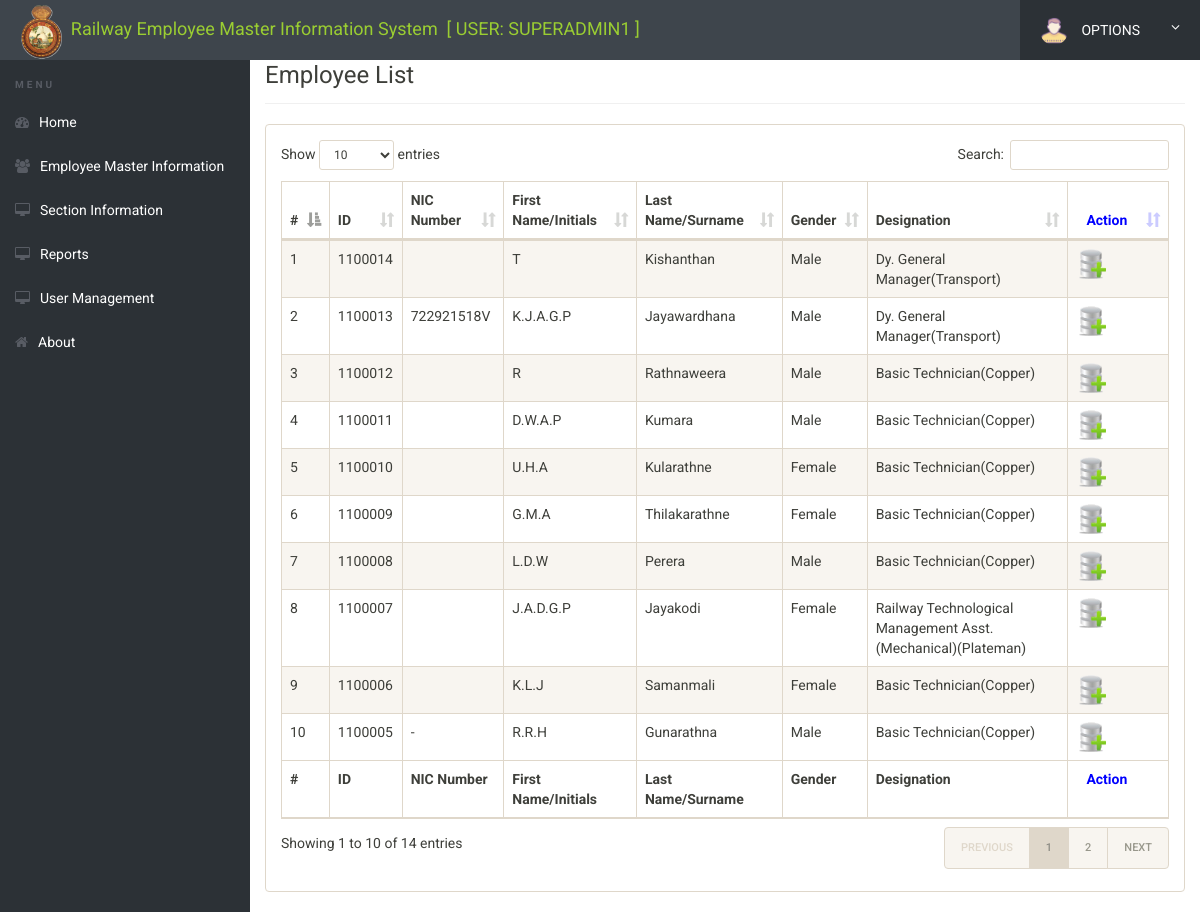
Page /manage-registration.php (signed in) on the committed database.
### tables this page shows
CREATE TABLE `employee` (
  `Id` int(11) NOT NULL AUTO_INCREMENT,
  `NICNumber` varchar(100) NOT NULL DEFAULT '0',
  `FirstName` varchar(100) NOT NULL,
  `LastName` varchar(100) NOT NULL,
  `address` varchar(100) DEFAULT NULL,
  `DateOfBirth` date NOT NULL,
  `GenderId` int(11) NOT NULL,
  `SubDepartmentId` int(11) NOT NULL,
  `SectionId` int(11) NOT NULL,
  `DesignationId` int(11) NOT NULL,
  `CabinetOfficeId` int(11) NOT NULL,
  `DesignationTypeId` int(11) NOT NULL,
  `ServiceLevelId` int(11) NOT NULL,
  `ServiceCategoryId` int(11) NOT NULL,
  `ClassGradeId` int(11) NOT NULL,
  `AppointmentDate` date NOT NULL,
  `AppointmentDateToSLR` date NOT NULL,
  `RetirementDate` date NOT NULL,
  `SalaryStructureId` int(11) NOT NULL,
  `EmployeeStatusId` int(11) NOT NULL,
  `ComputerNo` varchar(100) DEFAULT '0',
  `IsDeleted` tinyint(1) NOT NULL DEFAULT '0',
  `CreatedBy` varchar(100) NOT NULL,
  `CreatedTime` timestamp NOT NULL,
  `UpdatedBy` varchar(100) DEFAULT NULL,
  `UpdatedTime` timestamp NULL DEFAULT NULL,
  `DeletedBy` varchar(100) DEFAULT NULL,
  `DeletedTime` timestamp NULL DEFAULT NULL,
  PRIMARY KEY (`Id`),
  KEY `SubDepartmentId` (`SubDepartmentId`),
  KEY `DesignationId` (`DesignationId`),
  KEY `CabinetOfficeId` (`CabinetOfficeId`),
  KEY `ServiceCategoryId` (`ServiceCategoryId`),
  KEY `ServiceLevelId` (`ServiceLevelId`),
  KEY `ClassGradeId` (`ClassGradeId`),
  KEY `SalaryStructureId` (`SalaryStructureId`),
  KEY `EmployeeStatusId` (`EmployeeStatusId`),
  KEY `DesignationTypeId` (`DesignationTypeId`),
  KEY `GenderId` (`GenderId`),
  KEY `SectionId` (`SectionId`),
  CONSTRAINT `employee_ibfk_1` FOREIGN KEY (`SubDepartmentId`) REFERENCES `subdepartment` (`Id`),
  CONSTRAINT `employee_ibfk_10` FOREIGN KEY (`GenderId`) REFERENCES `gender` (`Id`),
  CONSTRAINT `employee_ibfk_11` FOREIGN KEY (`SectionId`) REFERENCES `section` (`Id`),
  CONSTRAINT `employee_ibfk_2` FOREIGN KEY (`DesignationId`) REFERENCES `designation` (`Id`),
  CONSTRAINT `employee_ibfk_3` FOREIGN KEY (`CabinetOfficeId`) REFERENCES `cabinetoffice` (`Id`),
  CONSTRAINT `employee_ibfk_4` FOREIGN KEY (`ServiceCategoryId`) REFERENCES `servicecategory` (`Id`),
  CONSTRAINT `employee_ibfk_5` FOREIGN KEY (`ServiceLevelId`) REFERENCES `servicelevel` (`Id`),
  CONSTRAINT `employee_ibfk_6` FOREIGN KEY (`ClassGradeId`) REFERENCES `classgrade` (`Id`),
  CONSTRAINT `employee_ibfk_7` FOREIGN KEY (`SalaryStructureId`) REFERENCES `salarystructure` (`Id`),
  CONSTRAINT `employee_ibfk_8` FOREIGN KEY (`EmployeeStatusId`) REFERENCES `employeestatus` (`Id`),
  CONSTRAINT `employee_ibfk_9` FOREIGN KEY (`DesignationTypeId`) REFERENCES `designationtype` (`Id`)
);

### manage-registration.php (the view, shortened to what this page needs)
<?php
include('includes/config.php');
?>
<!doctype html>
<html lang="en" class="no-js">
    <head>
        <link rel="stylesheet" href="css/font-awesome.min.css">
        <link rel="stylesheet" href="css/bootstrap.min.css">
        <link rel="stylesheet" href="css/dataTables.bootstrap.min.css">
        <link rel="stylesheet" href="css/bootstrap-social.css">
        <link rel="stylesheet" href="css/bootstrap-select.css">
        <link rel="stylesheet" href="css/fileinput.min.css">
        <link rel="stylesheet" href="css/awesome-bootstrap-checkbox.css">
        <link rel="stylesheet" href="css/style.css">
    </head>
    <body>
        <?php include('includes/header.php'); ?>
        <div class="ts-main-content">
            <?php include('includes/sidebar.php'); ?>
            <div class="content-wrapper">
                <div class="container-fluid">
                    <div class="row">
                        <div class="col-md-12">
                            <h3 class="page-title" style="margin-top:4%;">Employee List</h3>
                            <div class="panel panel-default">
                                <div class="panel-body">
                                    <table id="zctb" class="display table table-striped table-bordered table-hover" cellspacing="0" width="100%">
                                        <thead>
                                            <tr>
                                                <th>#</th>
                                                <th>ID</th>
                                                <th>NIC Number</th>
                                                <th>First Name/Initials</th>
                                                <th>Last Name/Surname</th>
                                                <th>Gender</th>
                                                <th>Designation</th>
                                                <th style="color: blue;">&nbsp;&nbsp;&nbsp;Action&nbsp;&nbsp;&nbsp;</th>
                                            </tr>
                                        </thead>
                                        <tfoot>
                                            <tr>
                                                <th>#</th>
                                                <th>ID</th>
                                                <th>NIC Number</th>
                                                <th>First Name/Initials</th>
                                                <th>Last Name/Surname</th>
                                                <th>Gender</th>
                                                <th>Designation</th>
                                                <th style="color: blue;">&nbsp;&nbsp;&nbsp;Action&nbsp;&nbsp;&nbsp;</th>
                                            </tr>
                                        </tfoot>
                                        <tbody>
                                            <?php
                                            $sql = "select * from employeesearchview";
                                            $stmt = $DbConnect->prepare($sql);
                                            $stmt->execute();
                                            $res = $stmt->get_result();
                                            $cnt = 1;
                                            while ($row = $res->fetch_object()) {
                                                ?>
                                                <tr>
                                                    <td><?php echo $cnt; ?></td>
                                                    <td><?php echo $row->Id; ?></td>
                                                    <td><?php echo $row->NICNumber; ?></td>
                                                    <td><?php echo $row->FirstName; ?></td>
                                                    <td><?php echo $row->LastName; ?></td>
                                                    <td><?php echo $row->GenderName; ?></td>
                                                    <td><?php echo $row->DesignationName; ?></td>
                                                    <td>
                                                        <a href="add-registration.php?id=<?php echo $row->Id; ?>"><img title ="Add Registration" src= "img/add.png" width="30"></a>
                                                    </td>
                                                </tr>
                                                <?php
                                                $cnt = $cnt + 1;
                                            }
                                            ?>
                                        </tbody>
                                    </table>
                                </div>
                            </div>
                        </div>
                    </div>
                </div>
            </div>
        </div>
    </body>
</html>

### includes/header.php (shortened to what this page needs)
<?php
$un = $_SESSION['LogUserName'];
?>
<div class="brand clearfix">
    <a href="dashboard.php" class="label" style="font-size: large; color: yellowgreen; font-weight: normal"><img src="img/slr.gif" class="ts-avatar hidden-side" width="60" height="60" alt="R E M I S">Railway Employee Master Information System&nbsp;&nbsp;[ USER:&nbsp;<?php echo strtoupper($un) ?>&nbsp;]</a>
    <ul class="ts-profile-nav">
        <li class="ts-account">
            <a href=""><img src="img/avatar.png" class="ts-avatar hidden-side" alt="">&nbsp;OPTIONS&nbsp;<i class="fa fa-angle-down hidden-side"></i></a>
        </li>
    </ul>
</div>

### includes/sidebar.php
<nav class="ts-sidebar">
    <ul class="ts-sidebar-menu">
        <li class="ts-label">MENU</li>
        <li><a href="dashboard.php"><i class="fa fa-dashboard"></i>Home</a></li>
        <li><a href="manage-employee.php"><i class="fa fa-users"></i>Employee Master Information</a></li>
        <li><a href="about.php"><i class="fa fa-desktop"></i>Section Information</a></li>
        <li><a href="dashboard-rep.php"><i class="fa fa-desktop"></i>Reports</a></li>
        <li><a href="dashboard-usr.php"><i class="fa fa-desktop"></i>User Management</a></li>
        <li><a href="about.php"><i class="fa fa-home"></i>About</a></li>
    </ul>
</nav>

### css/style.css (style rules this page uses)
html { font-size: 14px; }
@media only screen and (min-width: 480px) { html { font-size: 17px; } }
@media only screen and (min-width: 768px) { html { font-size: 14px; } }
body { font-size: 1em; }
a { color: #37a6c4; }
.panel { overflow: hidden; }
ul, li { margin: 0; padding: 0; list-style: none; }
.page-title { padding-bottom: 15px; margin-bottom: 20px; border-bottom: 1px solid #f0f0f0; }
.brand { background: #3e454c; position: relative; z-index: 3; position: fixed; width: 100%; top: 0; }
.brand .ts-profile-nav { float: right; display: none; }
.brand .ts-profile-nav li { float: left; position: relative; }
.brand .ts-profile-nav li a { display: block; padding: 20px; color: #fff; }
.brand .ts-profile-nav .ts-account .fa-angle-down { float: right; }
.brand .ts-profile-nav .ts-account > a { width: 180px; background: #2c3136; }
.brand .ts-profile-nav .ts-account .ts-avatar { border-radius: 50%; height: 28px; margin: -10px 0; margin-right: 10px; }
@media only screen and (min-width: 992px) { .brand .ts-profile-nav { display: block; } }
.ts-sidebar { background: #2c3136; max-height: 0; transition: max-height 0.3s; overflow: hidden; position: fixed; z-index: 2; width: 100%; bottom: 0; top: 60px; overflow-y: auto; }
@media only screen and (min-width: 992px) { .ts-sidebar { max-height: 100%; bottom: 0; } }
.ts-sidebar-menu .ts-label { color: #585c64; font-weight: bold; padding: 8px 15px; text-transform: uppercase; font-size: 10px; letter-spacing: 3px; margin-top: 10px; }
.ts-sidebar-menu a { display: block; text-decoration: none; padding: 12px 15px; color: #fff; }
.ts-sidebar-menu li { position: relative; }
.ts-sidebar-menu li i { color: #585c64; margin-right: 10px; }
.ts-main-content .content-wrapper { padding-top: 15px; margin-top: 10px; }
@media only screen and (min-width: 992px) { .ts-main-content .ts-sidebar { width: 250px; float: left; } }
@media only screen and (min-width: 992px) { .ts-main-content .content-wrapper { margin-left: 250px; } }

### rows in the picture
employee: Id "1100014", FirstName "T", LastName "Kishanthan", GenderName "Male", DesignationName "Dy. General Manager(Transport)"
employee: Id "1100013", NICNumber "722921518V", FirstName "K.J.A.G.P", LastName "Jayawardhana", GenderName "Male", DesignationName "Dy. General Manager(Transport)"
employee: Id "1100012", FirstName "R", LastName "Rathnaweera", GenderName "Male", DesignationName "Basic Technician(Copper)"
employee: Id "1100011", FirstName "D.W.A.P", LastName "Kumara", GenderName "Male", DesignationName "Basic Technician(Copper)"
employee: Id "1100010", FirstName "U.H.A", LastName "Kularathne", GenderName "Female", DesignationName "Basic Technician(Copper)"
employee: Id "1100009", FirstName "G.M.A", LastName "Thilakarathne", GenderName "Female", DesignationName "Basic Technician(Copper)"
employee: Id "1100008", FirstName "L.D.W", LastName "Perera", GenderName "Male", DesignationName "Basic Technician(Copper)"
employee: Id "1100007", FirstName "J.A.D.G.P", LastName "Jayakodi", GenderName "Female", DesignationName "Railway Technological Management Asst.(Mechanical)(Plateman)"
employee: Id "1100006", FirstName "K.L.J", LastName "Samanmali", GenderName "Female", DesignationName "Basic Technician(Copper)"
employee: Id "1100005", NICNumber "-", FirstName "R.R.H", LastName "Gunarathna", GenderName "Male", DesignationName "Basic Technician(Copper)"

### other values in the picture
$un "SUPERADMIN1"
